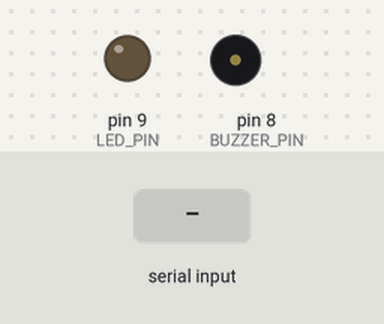
The sketch below on a simulated Arduino Uno, built with avr-gcc and run on an emulated ATmega328P. Parts: output pins drawn as LEDs (lit = HIGH), buzzer (waves = sounding, pin HIGH). Dashed ring = blinking. Inputs (shaded band) come from the test bench.

Above: at 1.2 s.
1.3 s: "V" received over Serial
At 1.31 s:
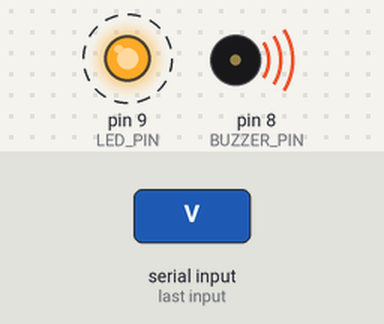
Timing chart, 0 to 4.3 s (numbered marks = the images above; inputs shaded):
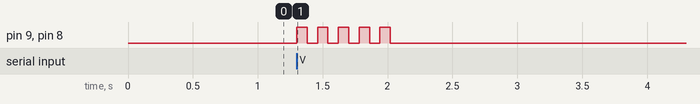

The sketch:

arduino_buzzer_alarm.ino
```cpp
/*
 * Snake Detection Hardware Alarm - Arduino Uno Sketch
 * Connect:
 *   - Active Buzzer Positive (+) -> Arduino Digital Pin 8
 *   - Active Buzzer Negative (-) -> Arduino GND
 *   - (Optional) Red LED (+) -> Digital Pin 9 (through 220-330 ohm resistor)
 */

const int BUZZER_PIN = 8;
const int LED_PIN = 9;

void setup() {
  pinMode(BUZZER_PIN, OUTPUT);
  pinMode(LED_PIN, OUTPUT);

  digitalWrite(BUZZER_PIN, LOW);
  digitalWrite(LED_PIN, LOW);

  Serial.begin(9600); // USB communication with Laptop
}

void loop() {
  if (Serial.available() > 0) {
    char signal = Serial.read();

    if (signal == 'V') {
      // VENOMOUS SNAKE: Fast, high-urgency siren pattern
      for (int i = 0; i < 5; i++) {
        digitalWrite(BUZZER_PIN, HIGH);
        digitalWrite(LED_PIN, HIGH);
        delay(80);
        digitalWrite(BUZZER_PIN, LOW);
        digitalWrite(LED_PIN, LOW);
        delay(80);
      }
    }
    else if (signal == 'N') {
      // NON-VENOMOUS SNAKE: Slower caution beep
      digitalWrite(BUZZER_PIN, HIGH);
      digitalWrite(LED_PIN, HIGH);
      delay(400);
      digitalWrite(BUZZER_PIN, LOW);
      digitalWrite(LED_PIN, LOW);
    }
  }
}
```

Measured:
- after the input at 1.3 s, pin 9 (LED_PIN), pin 8 (BUZZER_PIN): alternates HIGH for 0.08 s and LOW for 0.08 s, 10 changes in all, then stays LOW, starting at once
